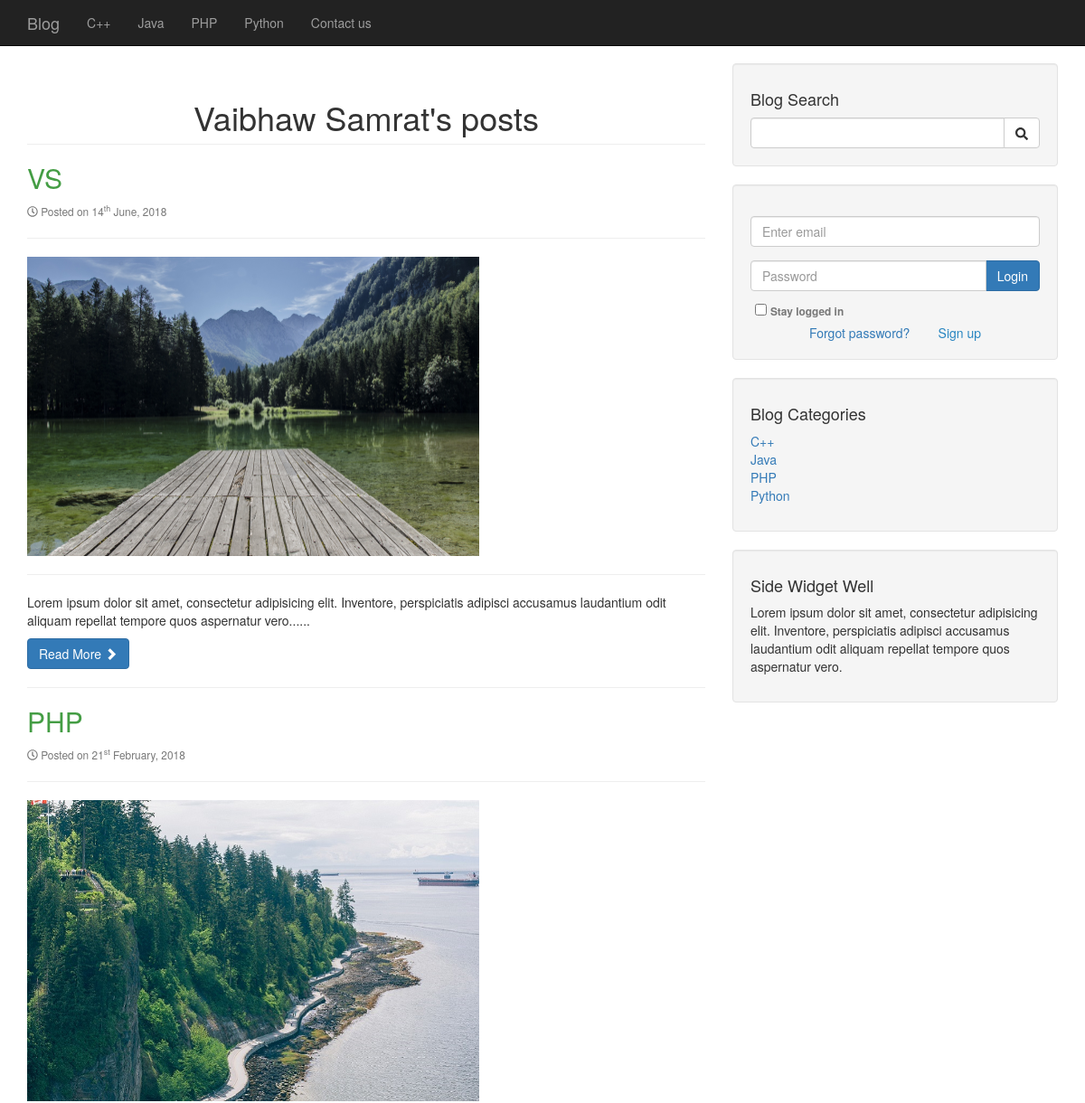
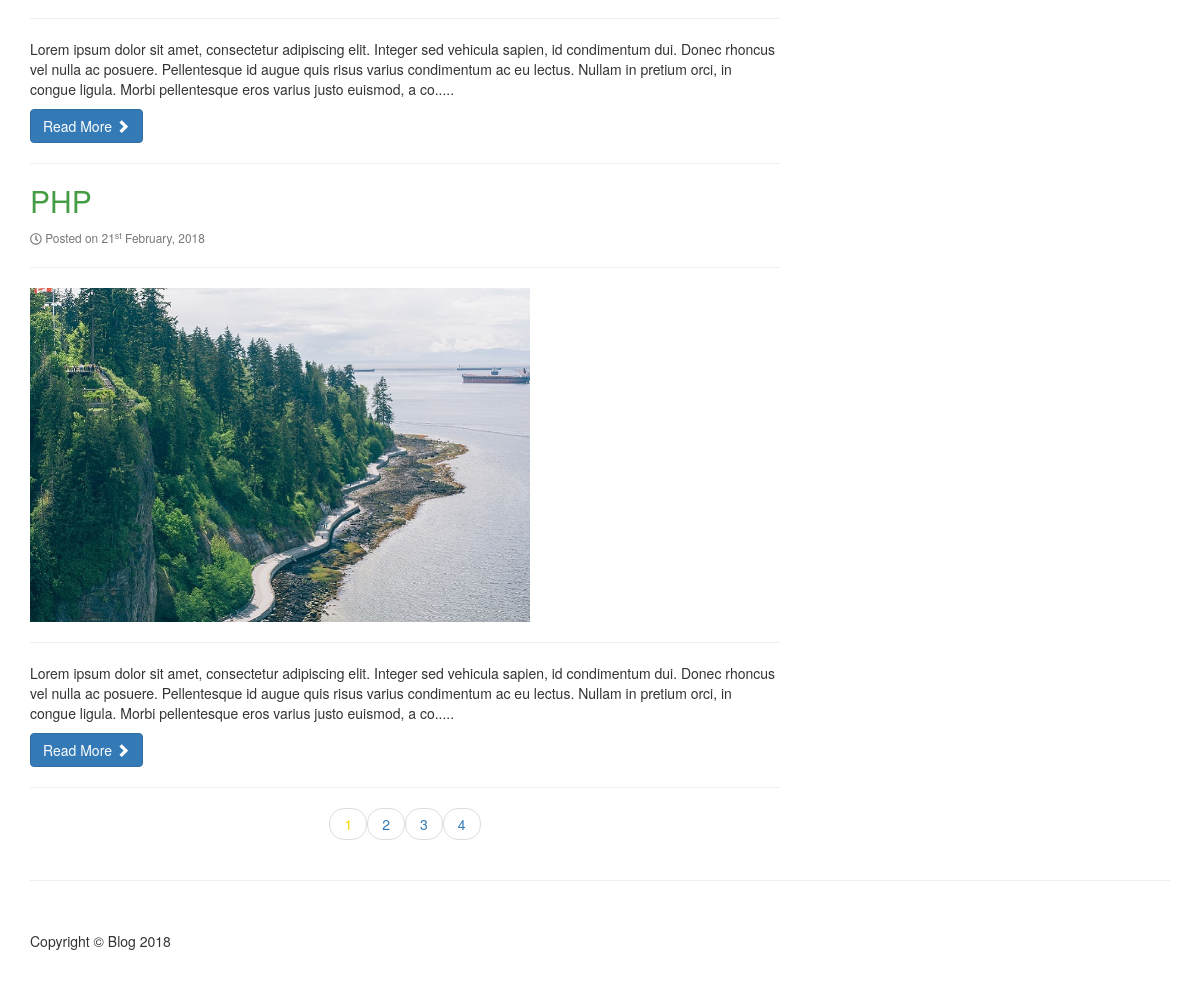
The app's page /cms/author_posts.php?author=Vaibhaw Samrat with its own data (2 pictures, top to bottom).
### tables this page shows
CREATE TABLE `categories` (
  `cat_id` int(11) NOT NULL,
  `cat_title` varchar(255) DEFAULT NULL
);

CREATE TABLE `posts` (
  `post_id` int(11) NOT NULL,
  `post_title` varchar(255) DEFAULT NULL,
  `post_category_id` int(11) DEFAULT NULL,
  `post_author` varchar(255) DEFAULT NULL,
  `post_status` varchar(255) DEFAULT NULL,
  `post_date` date DEFAULT NULL,
  `post_tags` varchar(255) DEFAULT NULL,
  `post_content` text,
  `post_image` text,
  `post_view_count` int(11) DEFAULT '0'
);

### cms/includes/db.php (called while the page is built, shortened)
<?php
	$per_page = 3;
	include "date_to_word.php";
?>

### cms/author_posts.php (the view, shortened to what this page needs)
<?php
	include "includes/header.php";
	include "includes/db.php";
	include "includes/navigation.php";
?>
<div class="col-md-8">
	<?php
		$post_author = mysqli_real_escape_string($link,$_GET['author']);
		echo "<h1 class='page-header text-center'>{$post_author}'s posts</h1>";
		if(isset($_GET['page']))
			$page = $_GET['page'];
		else
			$page = 1;
		$page_1 = ($page*$per_page) - $per_page;
		$page_1 = mysqli_real_escape_string($link,$page_1);
		$query = "SELECT * FROM posts WHERE post_author='{$post_author}'";
		$result = mysqli_query($link,$query);
		$count = ceil(mysqli_num_rows($result)/$per_page);
		$query = "SELECT * FROM posts WHERE post_author='{$post_author}' ORDER BY post_id DESC LIMIT {$page_1},{$per_page}";
		$result = mysqli_query($link,$query);
		while($row = mysqli_fetch_assoc($result)){
			$post_id = $row['post_id'];
			$post_title = $row['post_title'];
			$post_date = $row['post_date'];
			$post_image = $row['post_image'];
			$post_content = substr(strip_tags($row['post_content']),0,300).".....";
	?>
	<h2>
		<a style="color:#449D44" href="post.php?p_id=<?php echo $post_id;?>"><?php echo $post_title;?></a>
	</h2>
	<small class="text-muted"><i class="far fa-clock"></i> Posted on <?php echo date_to_word(strval($post_date));?></small>
	<hr>
	<a href="post.php?p_id=<?php echo $post_id;?>"><img class="img-responsive" src="images/<?php echo $post_image;?>" width="500" height="300" alt=""></a>
	<hr>
	<p><?php echo $post_content;?></p>
	<a class="btn btn-primary" href="post.php?p_id=<?php echo $post_id;?>">Read More <span class="glyphicon glyphicon-chevron-right"></span></a>
	<hr>
	<?php }?>
	<ul class="pager">
		<?php
			for($i=1;$i<=$count;$i++){
				if($i == $page){
					echo "<li><span style='color:#ffd600'>{$i}</span></li>";
				}else{
					echo "<li><a href='?author={$post_author}&page={$i}'>{$i}</a></li>";
				}
			}
		?>
	</ul>
</div>
<?php include "includes/sidebar.php";?>
<?php include "includes/footer.php";?>

### cms/includes/navigation.php (shortened to what this page needs)
<nav class="navbar navbar-inverse navbar-fixed-top" role="navigation">
	<div class="container">
		<div class="navbar-header">
			<a class="navbar-brand" href="index.php">Blog</a>
		</div>
		<div class="collapse navbar-collapse" id="bs-example-navbar-collapse-1">
			<ul class="nav navbar-nav">
				<?php
					$query = "SELECT * FROM categories ORDER BY cat_title ASC";
					$result = mysqli_query($link,$query);
					while($row = mysqli_fetch_assoc($result)){
						if(isset($_POST['category']) AND $_POST['category'] == $row['cat_id'])
							echo "<li class='active'><a class='nav_links' val={$row['cat_id']}>{$row['cat_title']}</a></li>";
						else
							echo "<li><a class='nav_links' val={$row['cat_id']}>{$row['cat_title']}</a></li>";
					}
					$page_name = basename($_SERVER['PHP_SELF']);
					if($page_name == "contact.php")
						echo "<li class='active'><a href='contact.php'>Contact us</a></li>";
					else
						echo "<li><a href='contact.php'>Contact us</a></li>";
				?>
			</ul>
		</div>
	</div>
 </nav>
<div class="container">
	<div class="row">

### cms/includes/date_to_word.php (shortened to what this page needs)
<?php
	function date_to_word($date){
		$year = substr($date,0,4);
		$month = substr($date,5,2);
		$day = substr($date,8,2);
		switch((int)$month){
			case 2: $month = "February";
				break;
			case 6: $month = "June";
				break;
		}
		switch((int)substr($day,1,1)){
			case 1: $day = strval((int)$day)."<sup>st</sup>";
				break;
			default: $day = strval((int)$day)."<sup>th</sup>";
		}
		$word = $day." ".$month.", ".$year;
		return $word;
	}
?>

### cms/includes/sidebar.php (shortened to what this page needs)
<div class="col-md-4">
	<div class="well">
		<h4>Blog Search</h4>
		<form action="search.php" method="post">
			<div class="input-group">
				<input name="search" type="text" class="form-control" required="required">
				<span class="input-group-btn">
					<button name="submit" class="btn btn-default" value=1 type="submit">
						<i class="fas fa-search"></i>
					</button>
				</span>
			</div>
		</form>
	</div>
	<div class="well">
		<?php
			if(!isset($_SESSION['userid'])){
		?>
		<form action="includes/auth.php" method="post">
		  <div class="form-group">
			<input type="email" class="form-control input_s" id="email" name="email" aria-describedby="emailHelp" placeholder="Enter email" required="required">
		  </div>
		  <div class="input-group">
			<input type="password" class="form-control input_s" id="password" name="password" placeholder="Password" required="required">
			<span class="input-group-btn">
				<button type="submit" name="loginSignup" id="loginSignup" class="btn btn-primary">Login</button>
			</span>
		  </div>
		  <div id="check" class="form-check">
			<input type="checkbox" name="stay-logged-in" class="form-check-input" id="stay-logged-in">
			<label class="form-check-label text-muted" for="stay-logged-in"><small>Stay logged in</small></label>
		  </div>
		  <div class="text-center">
		  	<a style="text-decoration: none;" href="forgot.php?forgot=<?php echo uniqid(true);?>">Forgot password?</a>
			<span id="toggleLogin">Sign up</span>
		  </div>
		</form>
		<?php
			}
		?>
	</div>
	<div class="well">
		<h4>Blog Categories</h4>
		<div class="row">
			<div class="col-lg-12">
				<ul class="list-unstyled">
					<?php
						$query = "SELECT * FROM categories ORDER BY cat_title ASC LIMIT 10";
						$result = mysqli_query($link,$query);
						while($row = mysqli_fetch_assoc($result)){
							echo "<li><a class='nav_links' val={$row['cat_id']}>{$row['cat_title']}</a></li>";
						}
					?>
				</ul>
			</div>
		</div>
	</div>
	<?php include "widget.php";?>
</div>

### cms/css/style.css (style rules this page uses)
#toggleLogin { cursor: pointer; color: #2986C1; }
#check { margin: 10px 0px 0px 5px; }
.nav_links { cursor: pointer; }

### cms/css/blog-home.css (style rules this page uses)
body { padding-top: 70px; }

### records on screen
categories: cat_title "C++"
categories: cat_title "Java"
categories: cat_title "PHP"
categories: cat_title "Python"
posts: post_title "VS", post_date "14", post_date "June, 2018", post_image (picture), post_content "Lorem ipsum dolor sit amet, consectetur adipisicing elit. Inventore, perspiciatis adipisci accusamus laudantium odit aliquam repellat tempore quos aspernatur vero......"
posts: post_title "PHP", post_date "21", post_date "February, 2018", post_image (picture), post_content "Lorem ipsum dolor sit amet, consectetur adipiscing elit. Integer sed vehicula sapien, id condimentum dui. Donec rhoncus vel nulla ac posuere. Pellentesque id augue quis risus varius condimentum ac eu lectus. Nullam in pretium orci, in congue ligula. Morbi pellentesque eros varius justo euismod, a co....."
posts: post_title "PHP", post_date "21", post_date "February, 2018", post_image (picture), post_content "Lorem ipsum dolor sit amet, consectetur adipiscing elit. Integer sed vehicula sapien, id condimentum dui. Donec rhoncus vel nulla ac posuere. Pellentesque id augue quis risus varius condimentum ac eu lectus. Nullam in pretium orci, in congue ligula. Morbi pellentesque eros varius justo euismod, a co....."

### other values on screen
$post_author "Vaibhaw Samrat"
